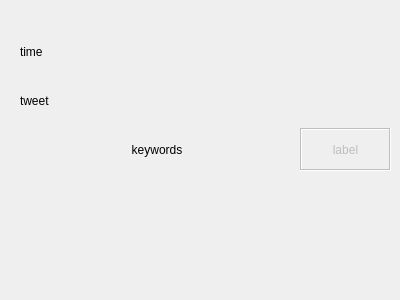
<?xml version="1.0" encoding="UTF-8"?>
<ui version="4.0">
 <class>TweetWidget</class>
 <widget class="QWidget" name="TweetWidget">
  <property name="geometry">
   <rect>
    <x>0</x>
    <y>0</y>
    <width>400</width>
    <height>300</height>
   </rect>
  </property>
  <property name="windowTitle">
   <string>Form</string>
  </property>
  <widget class="QWidget" name="verticalLayoutWidget">
   <property name="geometry">
    <rect>
     <x>20</x>
     <y>30</y>
     <width>371</width>
     <height>141</height>
    </rect>
   </property>
   <layout class="QVBoxLayout" name="verticalLayout" stretch="0,0,0">
    <item>
     <widget class="QLabel" name="tweet_widget_time">
      <property name="frameShadow">
       <enum>QFrame::Sunken</enum>
      </property>
      <property name="text">
       <string>time</string>
      </property>
     </widget>
    </item>
    <item>
     <widget class="QLabel" name="tweet_widget_tweet">
      <property name="frameShadow">
       <enum>QFrame::Raised</enum>
      </property>
      <property name="text">
       <string>tweet</string>
      </property>
     </widget>
    </item>
    <item>
     <layout class="QHBoxLayout" name="horizontalLayout" stretch="3,1">
      <item>
       <widget class="QLabel" name="tweet_widget_keyword">
        <property name="text">
         <string>keywords</string>
        </property>
        <property name="alignment">
         <set>Qt::AlignCenter</set>
        </property>
       </widget>
      </item>
      <item>
       <widget class="QLabel" name="tweet_widget_prediction">
        <property name="enabled">
         <bool>false</bool>
        </property>
        <property name="frameShape">
         <enum>QFrame::Box</enum>
        </property>
        <property name="frameShadow">
         <enum>QFrame::Sunken</enum>
        </property>
        <property name="text">
         <string>label</string>
        </property>
        <property name="alignment">
         <set>Qt::AlignCenter</set>
        </property>
       </widget>
      </item>
     </layout>
    </item>
   </layout>
  </widget>
 </widget>
 <resources/>
 <connections/>
</ui>
